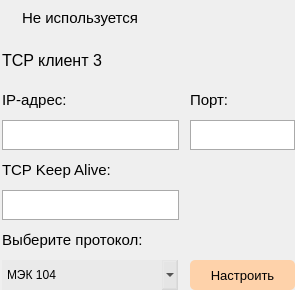
       <widget class="QFrame" name="frame_27">
        <property name="geometry">
         <rect>
          <x>35</x>
          <y>399</y>
          <width>295</width>
          <height>290</height>
         </rect>
        </property>
        <property name="styleSheet">
         <string notr="true">QFrame { border: none; }</string>
        </property>
        <property name="frameShape">
         <enum>QFrame::StyledPanel</enum>
        </property>
        <property name="frameShadow">
         <enum>QFrame::Raised</enum>
        </property>
        <widget class="QLabel" name="label_28">
         <property name="geometry">
          <rect>
           <x>2</x>
           <y>40</y>
           <width>176</width>
           <height>40</height>
          </rect>
         </property>
         <property name="font">
          <font>
           <pointsize>12</pointsize>
          </font>
         </property>
         <property name="styleSheet">
          <string notr="true">QLabel { border: none; }</string>
         </property>
         <property name="text">
          <string>TCP клиент 3</string>
         </property>
        </widget>
        <widget class="QFrame" name="frame_28">
         <property name="geometry">
          <rect>
           <x>2</x>
           <y>150</y>
           <width>177</width>
           <height>70</height>
          </rect>
         </property>
         <property name="styleSheet">
          <string notr="true">QFrame { border: none; }</string>
         </property>
         <property name="frameShape">
          <enum>QFrame::StyledPanel</enum>
         </property>
         <property name="frameShadow">
          <enum>QFrame::Raised</enum>
         </property>
         <widget class="QLabel" name="label_29">
          <property name="geometry">
           <rect>
            <x>0</x>
            <y>0</y>
            <width>177</width>
            <height>40</height>
           </rect>
          </property>
          <property name="font">
           <font>
            <pointsize>11</pointsize>
           </font>
          </property>
          <property name="text">
           <string>TCP Keep Alive:</string>
          </property>
         </widget>
         <widget class="QLineEdit" name="lineEdit_10">
          <property name="geometry">
           <rect>
            <x>0</x>
            <y>40</y>
            <width>177</width>
            <height>30</height>
           </rect>
          </property>
          <property name="font">
           <font>
            <pointsize>11</pointsize>
           </font>
          </property>
          <property name="styleSheet">
           <string notr="true">QLineEdit { border: 1px solid #aaaaaa; }</string>
          </property>
         </widget>
        </widget>
        <widget class="QFrame" name="frame_32">
         <property name="geometry">
          <rect>
           <x>2</x>
           <y>-2</y>
           <width>176</width>
           <height>40</height>
          </rect>
         </property>
         <property name="styleSheet">
          <string notr="true">QFrame { border: none; }</string>
         </property>
         <property name="frameShape">
          <enum>QFrame::StyledPanel</enum>
         </property>
         <property name="frameShadow">
          <enum>QFrame::Raised</enum>
         </property>
         <widget class="QCheckBox" name="checkBox_7">
          <property name="geometry">
           <rect>
            <x>0</x>
            <y>0</y>
            <width>176</width>
            <height>40</height>
           </rect>
          </property>
          <property name="font">
           <font>
            <pointsize>11</pointsize>
           </font>
          </property>
          <property name="styleSheet">
           <string notr="true">QCheckBox { border: none; background-color: transparent; }</string>
          </property>
          <property name="text">
           <string>Не используется</string>
          </property>
         </widget>
        </widget>
        <widget class="QFrame" name="frame_29">
         <property name="geometry">
          <rect>
           <x>2</x>
           <y>220</y>
           <width>176</width>
           <height>70</height>
          </rect>
         </property>
         <property name="styleSheet">
          <string notr="true">QFrame { border: none; }</string>
         </property>
         <property name="frameShape">
          <enum>QFrame::StyledPanel</enum>
         </property>
         <property name="frameShadow">
          <enum>QFrame::Raised</enum>
         </property>
         <widget class="QLabel" name="label_30">
          <property name="geometry">
           <rect>
            <x>0</x>
            <y>0</y>
            <width>176</width>
            <height>40</height>
           </rect>
          </property>
          <property name="font">
           <font>
            <pointsize>11</pointsize>
           </font>
          </property>
          <property name="text">
           <string>Выберите протокол:</string>
          </property>
         </widget>
         <widget class="QComboBox" name="comboBox_5">
          <property name="geometry">
           <rect>
            <x>0</x>
            <y>40</y>
            <width>176</width>
            <height>30</height>
           </rect>
          </property>
          <property name="font">
           <font>
            <pointsize>9</pointsize>
           </font>
          </property>
          <property name="styleSheet">
           <string notr="true">QComboBox {
	background-color: rgba(196, 196, 196, 30);
	border: none;
}
</string>
          </property>
          <property name="editable">
           <bool>false</bool>
          </property>
          <item>
           <property name="text">
            <string>МЭК 104</string>
           </property>
          </item>
          <item>
           <property name="text">
            <string>61850</string>
           </property>
          </item>
         </widget>
        </widget>
        <widget class="QFrame" name="frame_33">
         <property name="geometry">
          <rect>
           <x>2</x>
           <y>80</y>
           <width>177</width>
           <height>70</height>
          </rect>
         </property>
         <property name="styleSheet">
          <string notr="true">QFrame { border: none; }</string>
         </property>
         <property name="frameShape">
          <enum>QFrame::StyledPanel</enum>
         </property>
         <property name="frameShadow">
          <enum>QFrame::Raised</enum>
         </property>
         <widget class="QLabel" name="label_31">
          <property name="geometry">
           <rect>
            <x>0</x>
            <y>0</y>
            <width>177</width>
            <height>40</height>
           </rect>
          </property>
          <property name="font">
           <font>
            <pointsize>11</pointsize>
           </font>
          </property>
          <property name="text">
           <string>IP-адрес:</string>
          </property>
         </widget>
         <widget class="QLineEdit" name="lineEdit_11">
          <property name="geometry">
           <rect>
            <x>0</x>
            <y>40</y>
            <width>177</width>
            <height>30</height>
           </rect>
          </property>
          <property name="font">
           <font>
            <pointsize>11</pointsize>
           </font>
          </property>
          <property name="styleSheet">
           <string notr="true">QLineEdit { border: 1px solid #aaaaaa; }</string>
          </property>
         </widget>
        </widget>
        <widget class="QPushButton" name="pushButton_17">
         <property name="geometry">
          <rect>
           <x>190</x>
           <y>260</y>
           <width>105</width>
           <height>30</height>
          </rect>
         </property>
         <property name="font">
          <font>
           <pointsize>10</pointsize>
          </font>
         </property>
         <property name="cursor">
          <cursorShape>PointingHandCursor</cursorShape>
         </property>
         <property name="styleSheet">
          <string notr="true">QPushButton {
	background-color: #FED2AA;
	border: none;
	border-radius: 5px;
}</string>
         </property>
         <property name="text">
          <string>Настроить</string>
         </property>
        </widget>
        <widget class="QFrame" name="frame_34">
         <property name="geometry">
          <rect>
           <x>190</x>
           <y>80</y>
           <width>105</width>
           <height>70</height>
          </rect>
         </property>
         <property name="styleSheet">
          <string notr="true">QFrame { border: none; }</string>
         </property>
         <property name="frameShape">
          <enum>QFrame::StyledPanel</enum>
         </property>
         <property name="frameShadow">
          <enum>QFrame::Raised</enum>
         </property>
         <widget class="QLabel" name="label_32">
          <property name="geometry">
           <rect>
            <x>0</x>
            <y>0</y>
            <width>105</width>
            <height>40</height>
           </rect>
          </property>
          <property name="font">
           <font>
            <pointsize>11</pointsize>
           </font>
          </property>
          <property name="text">
           <string>Порт:</string>
          </property>
         </widget>
         <widget class="QLineEdit" name="lineEdit_12">
          <property name="geometry">
           <rect>
            <x>0</x>
            <y>40</y>
            <width>105</width>
            <height>30</height>
           </rect>
          </property>
          <property name="font">
           <font>
            <pointsize>11</pointsize>
           </font>
          </property>
          <property name="styleSheet">
           <string notr="true">QLineEdit { border: 1px solid #aaaaaa; }</string>
          </property>
          <property name="text">
           <string/>
          </property>
         </widget>
        </widget>
       </widget>
